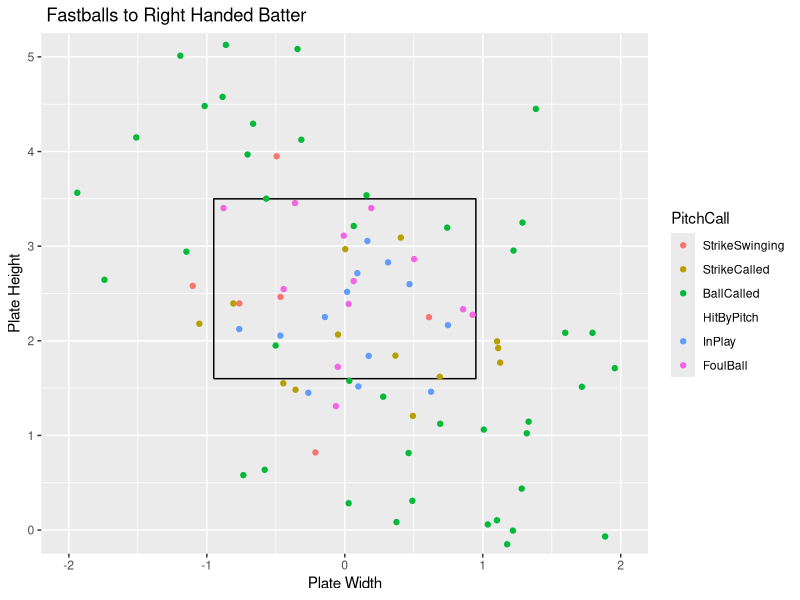
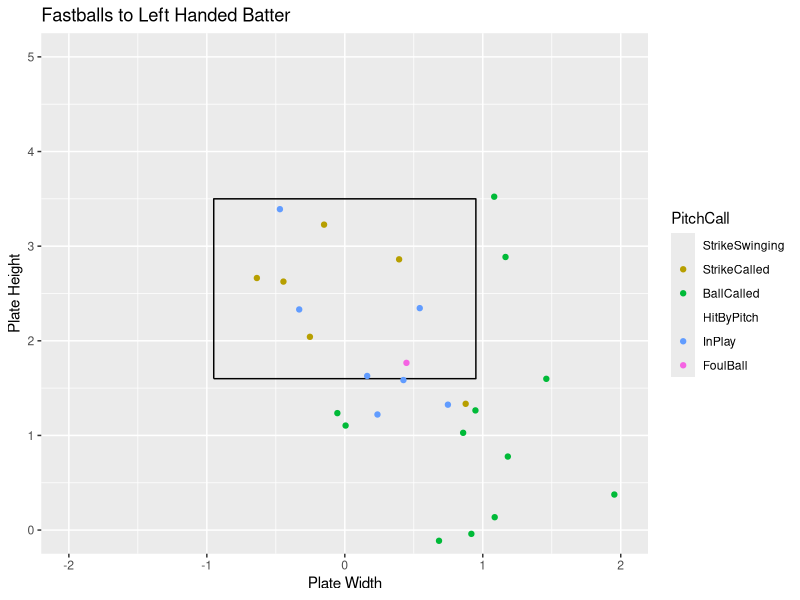

The R source for these figures, in order:
## ---- chunk 1
knitr::opts_chunk$set(fig.align = "center", fig.width = 4, fig.height = 4, comment = NA, message = FALSE, warning = FALSE, echo = FALSE)
library(readr)
library(dplyr)
library(ggplot2)
library(tidyverse)
Master <- read_csv("Master.csv")
Pitcher <- Master %>%
  filter(Pitcher == "Hampton, Bobby")
x <- c(-.95,.95,.95,-.95,-.95)
z <- c(1.6,1.6,3.5,3.5,1.6)
sz <- data_frame(x, z)
## ---- chunk 2
FastballsThrownR <- Pitcher %>%
  filter(TaggedPitchType == "Fastball" & BatterSide == "Right" & !PitchCall == "Undefined")
ggplot() +
  geom_path(data = sz, aes(x = x, y = z)) +
  coord_equal() +
  xlab("Plate Width") +
  ylab("Plate Height") +
  ggtitle(" Fastballs to Right Handed Batter") +
  geom_point(data = FastballsThrownR,aes(x = PlateLocSide, y = PlateLocHeight, color = PitchCall)) +
  coord_cartesian(xlim = c(-2, 2), ylim = c(0, 5)) +
  scale_color_discrete(limits = c("StrikeSwinging" ,"StrikeCalled", "BallCalled", "HitByPitch", "InPlay", "FoulBall"))
## ---- chunk 3
FastballsThrownL <- Pitcher %>%
  filter(TaggedPitchType == "Fastball" & BatterSide == "Left" & !PitchCall == "Undefined")
ggplot() +
  geom_path(data = sz, aes(x = x, y = z)) +
  coord_equal() +
  xlab("Plate Width") +
  ylab("Plate Height") +
  ggtitle("Fastballs to Left Handed Batter") +
  geom_point(data = FastballsThrownL,aes(x = PlateLocSide, y = PlateLocHeight, color = PitchCall)) +
  coord_cartesian(xlim = c(-2, 2), ylim = c(0, 5)) +
  scale_color_discrete(limits = c("StrikeSwinging" ,"StrikeCalled", "BallCalled", "HitByPitch", "InPlay", "FoulBall"))
